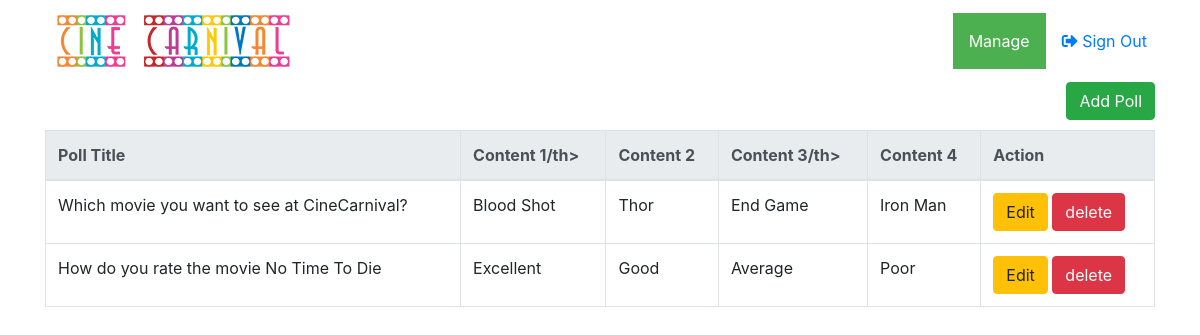
Screenshot of /PHP/Dash/poll/index.php (signed in) with the database file from the repository.
### tables this page shows
CREATE TABLE `poll` (
  `p_id` int(11) NOT NULL,
  `poll_title` varchar(100) NOT NULL,
  `content1` varchar(50) DEFAULT NULL,
  `content2` varchar(50) DEFAULT NULL,
  `content3` varchar(50) DEFAULT NULL,
  `content4` varchar(50) DEFAULT NULL
);

### PHP/Dash/poll/index.php (the view, shortened to what this page needs)
<!DOCTYPE html>
<html lang="en">
	<head>
		<link rel="stylesheet" href="https://maxcdn.bootstrapcdn.com/bootstrap/4.4.1/css/bootstrap.min.css">
		<link rel="stylesheet" type="text/css" href="style.css">
		<link rel="stylesheet" href="https://cdnjs.cloudflare.com/ajax/libs/font-awesome/5.13.0/css/all.min.css">
	</head>
<body>
<header>
	<div class="d-flex flex-row flex-nowrap sm-flex-wrap  header-section container">
		<div class="p-2 mr-2">
			<a href="..\movie/index.php"><img src="CineCarnival.png" alt="No Image..."></a>
		</div>
		<div class="p-2 align-self-center d-sm-none d-md-block d-none d-sm-block mr-0 pr-0">
		</div>
		<div class="p-2 align-self-center  mr-auto d-sm-none d-md-block d-none d-sm-block ml-0 pl-0">
		</div>
		<div class="p-2 align-self-center header-anchor">
		<div class="dropdown">
				<button class="dropbtn">Manage</button>
				</div>
		</div>
		<div class="p-2 align-self-center">
			<a href="..\..\Admin/logout.php" style="text-decoration: none;"><i class="fas fa-sign-out-alt"></i>  Sign Out</a>
		</div>
	</div>
</header>
	<div class="container">
		<button type="button" class="btn btn-success" style="float: right;" data-toggle="modal" data-target="#form_modal"> Add Poll </button>
		<br /><br />
		<table class="table table-bordered">
			<thead class="thead-light">
				<tr>
					<th>Poll Title </th>
					<th>Content 1/th>
					<th>Content 2</th>
					<th>Content 3/th>
					<th>Content 4</th>
					<th>Action</th>
				</tr>
			</thead>
			<tbody style="background-color:#fff;">
				<?php
					require 'conn.php';
					$query = mysqli_query($conn, "SELECT * FROM `poll`") or die(mysqli_error());
					while($fetch = mysqli_fetch_array($query)){
				?>
				<tr>
					<td><?php echo $fetch['poll_title']?></td>
					<td><?php echo $fetch['content1']?></td>
					<td><?php echo $fetch['content2']?></td>
					<td><?php echo $fetch['content3']?></td>
					<td><?php echo $fetch['content4']?></td>
					<td><button class="btn btn-warning" data-toggle="modal" type="button" data-target="#update_modal<?php echo $fetch['p_id']?>"> Edit</button>
					<a href="delete.php?delete=<?php echo $fetch['p_id']; ?>" class="btn btn-danger">delete</a>
					</td>
				</tr>
				<?php
					include 'update_movie.php';
					}
				?>
</body>
</html>

### PHP/Dash/poll/index.php (style rules this page uses)
.dropbtn { background-color: #4CAF50; color: white; padding: 16px; font-size: 16px; border: none; cursor: pointer; }
.dropdown { position: relative; display: inline-block; }

### rows the page displays
poll: poll_title "Which movie you want to see at CineCarnival?", content1 "Blood Shot", content2 "Thor", content3 "End Game", content4 "Iron Man"
poll: poll_title "How do you rate the movie No Time To Die", content1 "Excellent", content2 "Good", content3 "Average", content4 "Poor"
